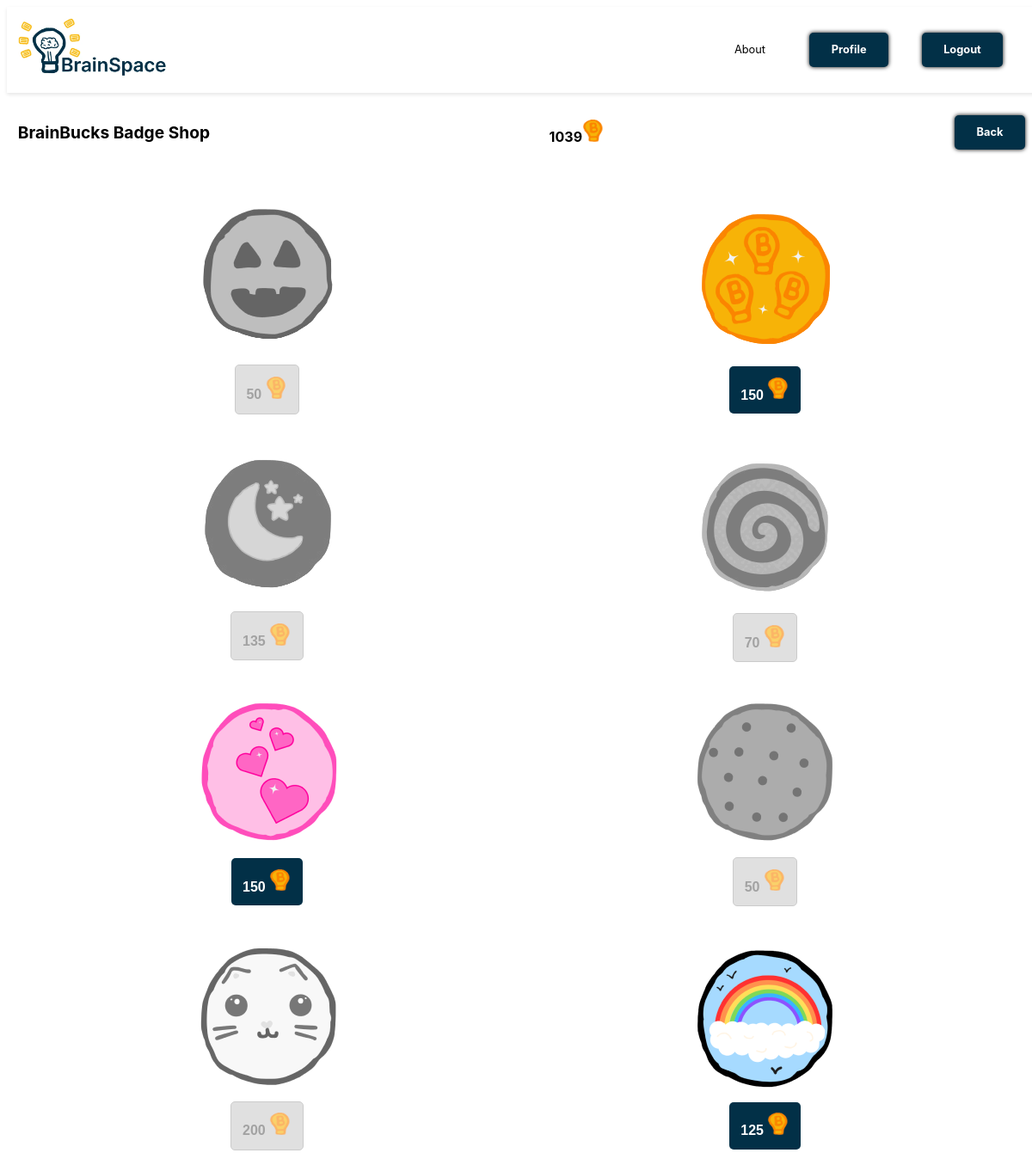
The app's page /badge_shop/ (signed in) with its own data.
### cards/models.py (models this page shows, shortened)
class Badge(models.Model):
    name = models.CharField(max_length=255)
    price = models.IntegerField()
    description = models.TextField()
    image = models.ImageField(upload_to='badges/', null=True, blank=True)

### cards/views.py (the view)
# urls.py: path('badge_shop/', views.badge_shop, name='badge_shop'),
def badge_shop(request):
    brainbucks = request.user.profile.brainbucks
    badges = Badge.objects.all()
    user_badges = UserBadge.objects.filter(user=request.user.profile)
    purchased_badges = Badge.objects.filter(user_badges__in=user_badges)
    return render(request, 'cards/badge_shop.html', {
        'badges': badges,
        'brainbucks': brainbucks,
        'purchased_badges': purchased_badges,
    })

### cards/templates/cards/badge_shop.html (shortened to what this page needs)
{% extends 'cards/header.html' %}
{% block content %}
{% load static %}
    <div class="flashcard-nav-header">
        <h2>BrainBucks Badge Shop</h2>
        <div class="brainbucks">{{ brainbucks }}<img src="{% static 'images/brainbuck.png' %}" alt="BrainBucks" class="brainbuck-img"></div>
        <a href = "{% url 'dashboard' %}" class="loginbtn">Back</a>
    </div>
        <div class="study-grid">
            {% for badge in badges %}
                    <div class="badge-box {% if badge in purchased_badges %}purchased{% endif %}">
                        <div class="badge-image">
                            <img src="{% static badge.image %}" alt="{{ badge.name }}">
                        </div>
                        <div class="badge-buttons">
                            <form action="{% url 'purchase_badge' badge.id %}" method="post" class="purchase-badge-form">
                                <button
                                    type="submit"
                                    class="brainbucks"
                                    tabindex="0"
                                    {% if badge.price > brainbucks or badge in purchased_badges %}disabled{% endif %}>
                                    {{ badge.price }}
                                    <img src="{% static 'images/brainbuck.png' %}" alt="BrainBucks">
                                </button>
                            </form>
                        </div>
                    </div>
                {% empty %}
                    <p>No badges found.</p>
                {% endfor %}
</div>
{% endblock %}

### static/css/styles.css (style rules this page uses)
html { font-size: 80%; overflow-x: hidden; }
body { font-family: 'Inter', Arial, sans-serif; height: 100vh; display: flex; flex-wrap: wrap; justify-content: center; }
.loginbtn { display: inline-block; margin: 1rem; padding: 1rem 2rem; background-color: #023047; color: #fff; font-weight: bold; text-decoration: none; border-radius: 5px; text-align: center; box-shadow: #000000 0px 0px 5px; }
button { display: inline-block; font-weight: bold; padding: 1rem; background-color: #023047; color: #fff; border: none; cursor: pointer; border-radius: 5px; }
button:disabled { background-color: #ccc; color: #666; cursor: not-allowed; border: 1px solid #aaa; }
.badge-shop .header, .flashcard-nav-header { width: 100%; display: flex; align-items: center; justify-content: space-between; padding: 1rem; }
.badge-box { display: flex; flex-direction: column; align-items: center; justify-content: center; text-align: center; padding: 10px; gap: 10px; }
.badge-box.purchased .badge-image img { filter: grayscale(100%); opacity: 0.6; }
.badge-box .brainbucks[disabled] { cursor: not-allowed; opacity: 0.6; }
.brainbucks { font-weight: bold; font-size: medium; display: inline; gap: 10px; }
.brainbucks img { width: 2rem; height: 2rem; }
.study-grid { display: grid; grid-template-columns: repeat(2, 1fr); gap: 2rem; padding: 2rem; height: 95% }

### records on screen
Badge: image (picture), price "50"
Badge: image (picture), price "150"
Badge: image (picture), price "135"
Badge: image (picture), price "70"
Badge: image (picture), price "150"
Badge: image (picture), price "50"
Badge: image (picture), price "200"
Badge: image (picture), price "125"

### other values on screen
{{ brainbucks }} "1039"
